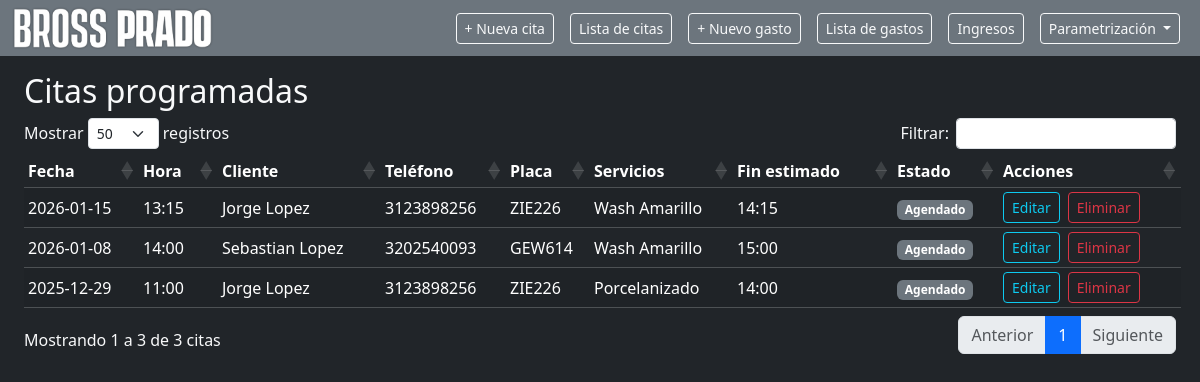
Before: /appointments with the older database file.
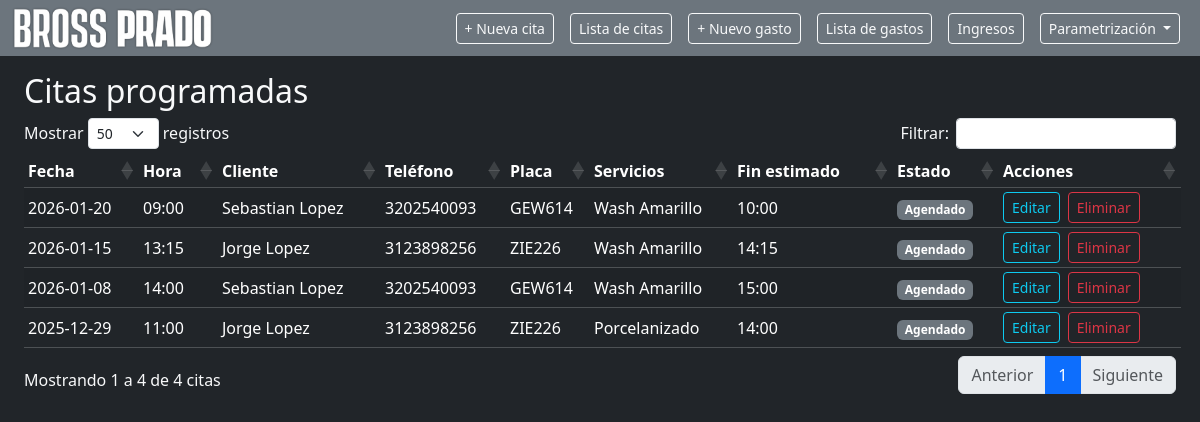
After: the same page with the newer database file.
### app.py (models this page shows, shortened)
class Appointment(db.Model):
    __tablename__ = "appointments"
    id = db.Column(db.Integer, primary_key=True)
    customer_name = db.Column(db.String(120), nullable=True)
    plate = db.Column(db.String(20), nullable=True)
    phone = db.Column(db.String(20))
    services = db.Column(db.String(255), nullable=False)  # "Wash Morado, Motor"
    start_datetime = db.Column(db.DateTime, nullable=False)
    end_datetime = db.Column(db.DateTime, nullable=False)
    notes = db.Column(db.Text, nullable=True)
    vehicle_type_id = db.Column(
        db.Integer,
        db.ForeignKey("vehicle_types.id"),
        nullable=True
    )
    agreement_id = db.Column(
        db.Integer,
        db.ForeignKey("agreements.id"),
        nullable=True
    )
    agreement = db.relationship("Agreement")
    vehicle_type = db.relationship("VehicleType")
    status = db.Column(db.String(20), nullable=False, default="scheduled")

### app.py (the view)
@app.route("/appointments")
def appointments_list():
    appointments = Appointment.query.order_by(Appointment.start_datetime.asc()).all()
    return render_template("appointments_list.html", appointments=appointments)

### templates/appointments_list.html (shortened to what this page needs)
{% extends "base.html" %}
{% block extra_head %}
<link rel="stylesheet"
      href="https://cdn.datatables.net/1.13.6/css/dataTables.bootstrap5.min.css">
{% endblock %}
{% block content %}
<h2>Citas programadas</h2>
<table id="appointmentsTable"
       class="table table-dark table-striped table-sm align-middle mt-4">
  <thead>
    <tr>
      <th>Fecha</th>
      <th>Hora</th>
      <th>Cliente</th>
      <th>Teléfono</th>
      <th>Placa</th>
      <th>Servicios</th>
      <th>Fin estimado</th>
      <th>Estado</th>
      <th>Acciones</th>
    </tr>
  </thead>
  <tbody>
  {% for a in appointments %}
    <tr>
      <td>{{ a.start_datetime.strftime("%Y-%m-%d") }}</td>
      <td>{{ a.start_datetime.strftime("%H:%M") }}</td>
      <td>{{ a.customer_name }}</td>
      <td>{{ a.phone or "-" }}</td>
      <td>{{ a.plate or "-" }}</td>
      <td>{{ a.services }}</td>
      <td>{{ a.end_datetime.strftime("%H:%M") }}</td>
      <td>
        {% if a.status == "completed" %}
          <span class="badge bg-success">Finalizado</span>
        {% elif a.status == "cancelled" %}
          <span class="badge bg-danger">Cancelado</span>
        {% else %}
          <span class="badge bg-secondary">Agendado</span>
        {% endif %}
      </td>
      <td class="d-flex gap-2">
        {% if a.status == "scheduled" %}
          <a href="{{ url_for('edit_appointment', appointment_id=a.id) }}"
            class="btn btn-sm btn-outline-info">Editar</a>
          <form method="post"
                action="{{ url_for('delete_appointment', appointment_id=a.id) }}"
                onsubmit="return confirm('¿Eliminar esta cita?');">
            <button class="btn btn-sm btn-outline-danger">Eliminar</button>
          </form>
        {% else %}
          <span class="text-secondary small">—</span>
        {% endif %}
      </td>
    </tr>
  {% endfor %}
  </tbody>
</table>
{% endblock %}

### templates/base.html (shortened to what this page needs)
<!doctype html>
<html lang="es">
<head>
  <link
    href="https://cdn.jsdelivr.net/npm/bootstrap@5.3.3/dist/css/bootstrap.min.css"
    rel="stylesheet">
  {% block extra_head %}{% endblock %}
</head>
<body class="bg-dark text-light">
<nav class="navbar navbar-expand-lg navbar-dark bg-secondary mb-3">
  <div class="container-fluid">
    <a class="navbar-brand d-flex align-items-center gap-2"
       href="{{ url_for('calendar_view') }}"
       style="padding-top: 0; padding-bottom: 0;">
      <img
        src="{{ url_for('static', filename='img/logotipo.png') }}"
        alt="Agenda Detailing"
        class="navbar-logo"
        onerror="this.style.display='none'; this.insertAdjacentHTML('afterend','<span class=\'navbar-brand-text\'>Agenda</span>');"
      >
    </a>
    <div class="collapse navbar-collapse justify-content-end" id="navbarContent">
      <div class="d-flex flex-column flex-lg-row gap-2 mt-3 mt-lg-0">
        <a class="btn btn-sm btn-outline-light me-2" href="{{ url_for('new_appointment') }}">+ Nueva cita</a>
        <a class="btn btn-sm btn-outline-light me-2" href="{{ url_for('appointments_list') }}">Lista de citas</a>
        <a class="btn btn-sm btn-outline-light me-2"
           href="{{ url_for('expenses_new') }}">
           + Nuevo gasto
        </a>
        <a class="btn btn-sm btn-outline-light me-2"
           href="{{ url_for('expenses_list') }}">
           Lista de gastos
        </a>
        <a class="btn btn-sm btn-outline-light me-2"
           href="{{ url_for('sales_list') }}">
           Ingresos
        </a>
        <div class="dropdown me-2">
          <button class="btn btn-sm btn-outline-light dropdown-toggle"
                  type="button"
                  data-bs-toggle="dropdown"
                  aria-expanded="false">
            Parametrización
          </button>
        </div>
      </div>
    </div>
  </div>
</nav>
<div class="container-fluid px-4">
  {% block content %}{% endblock %}
</div>
</body>
</html>

### templates/base.html (style rules this page uses)
.navbar-logo { height: 40px; width: auto; display: block; filter: drop-shadow(0 0 1px rgba(0,0,0,0.45)); }

Changed rows visible on the page:
added Appointment: start_datetime "2026-01-20", start_datetime "09:00", customer_name "Sebastian Lopez", phone "3202540093", plate "GEW614", services "Wash Amarillo", end_datetime "10:00", status "Agendado"
Other visible differences:
text written by a page script: "Mostrar registros Filtrar: Mostrando 1 a 3 de 3 citas Anterior 1 Siguiente" → "Mostrar registros Filtrar: Mostrando 1 a 4 de 4 citas Anterior 1 Siguiente"
